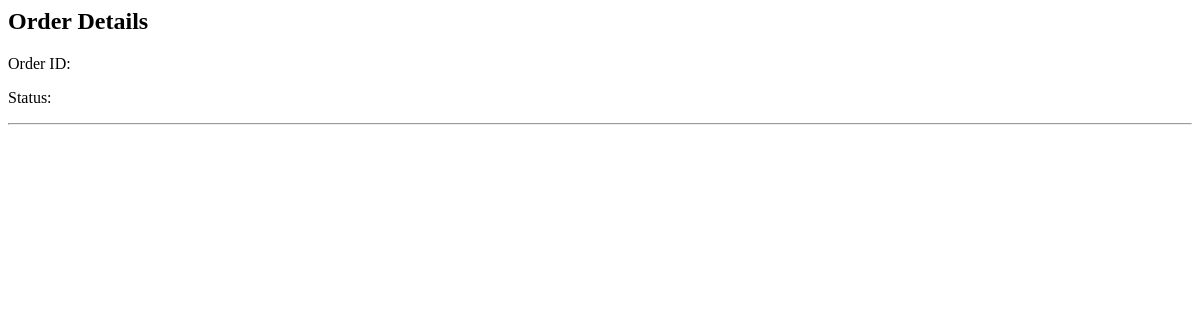
The app's page /admin/order/3, older data.
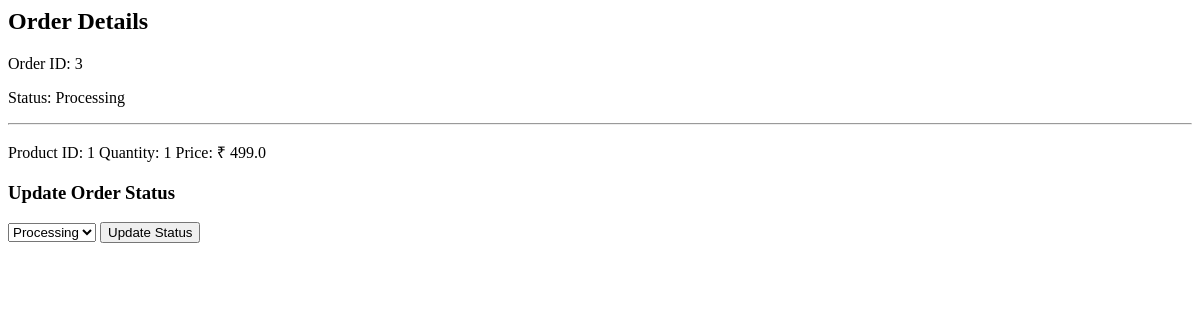
The same page, newer data.
### models.py (models this page shows)
class Order(db.Model):
    id = db.Column(db.Integer, primary_key=True)
    user_id = db.Column(db.Integer, db.ForeignKey('user.id'))
    total_price = db.Column(db.Float)
    shipping_price = db.Column(db.Float)
    payment_status = db.Column(db.String(50))
    order_status = db.Column(db.String(50))
    items = db.relationship('OrderItem', backref='order', lazy=True)

class OrderItem(db.Model):
    id = db.Column(db.Integer, primary_key=True)
    order_id = db.Column(db.Integer, db.ForeignKey('order.id'))
    product_id = db.Column(db.Integer, db.ForeignKey('product.id'))
    quantity = db.Column(db.Integer)
    price = db.Column(db.Float)

### app.py (the view)
@app.route('/admin/order/<int:order_id>')
def admin_order_detail(order_id):
    order = Order.query.get(order_id)
    items = OrderItem.query.filter_by(order_id=order_id).all()
    return render_template(
        "admin/order_detail.html",
        order=order,
        items=items
    )

### templates/admin/order_detail.html (shortened to what this page needs)
<h2>Order Details</h2>
<p>Order ID: {{order.id}}</p>
<p>Status: {{order.order_status}}</p>
<hr>
{% for item in items %}
<p>
Product ID: {{item.product_id}}
Quantity: {{item.quantity}}
Price: ₹ {{item.price}}
</p>
<h3>Update Order Status</h3>
<form method="POST" action="/admin/update-order/{{order.id}}">
<select name="status">
<option value="Processing">Processing</option>
</select>
<button type="submit">Update Status</button>
</form>
{% endfor %}

Row changes from the older to the newer data that the page shows:
added Order: id "3", order_status "Processing"
added OrderItem: product_id "1", quantity "1", price "499.0"
